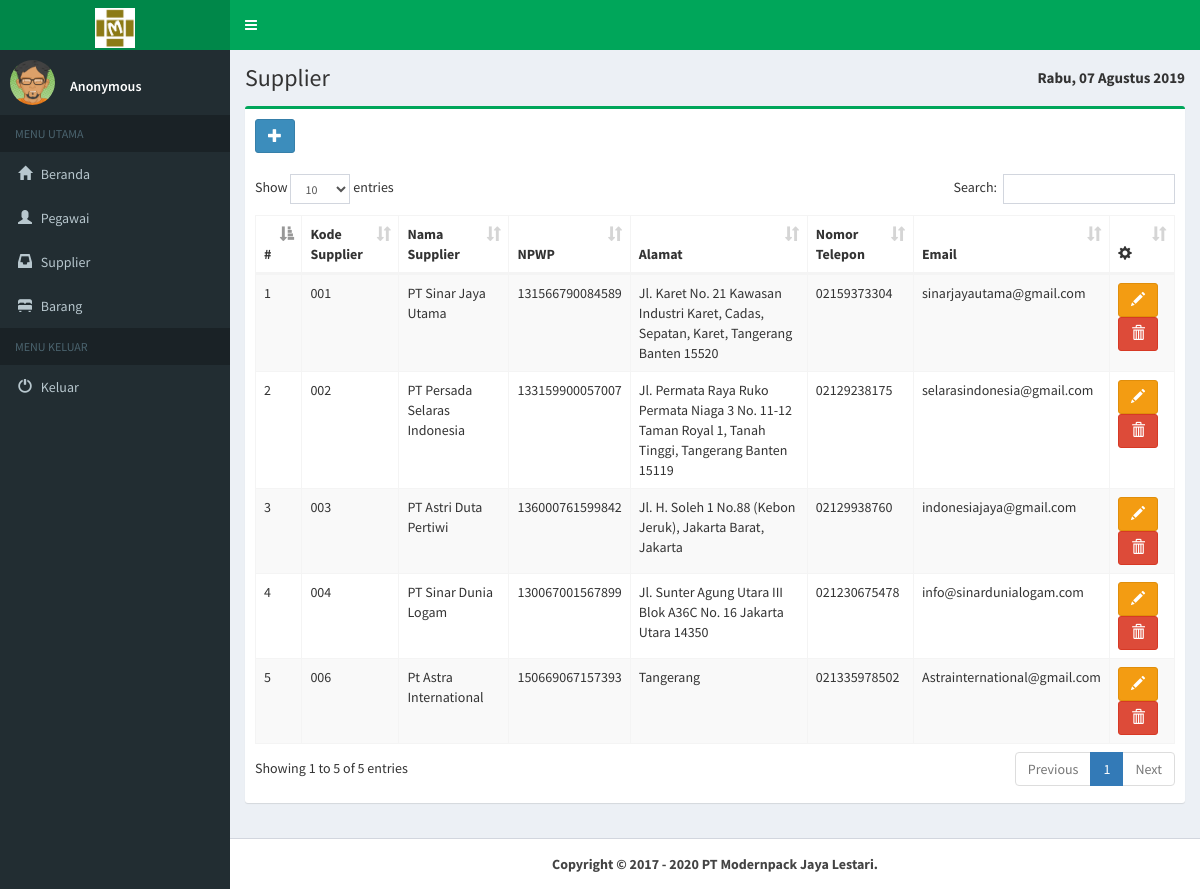
Page /pages/admin/index.php?hal=spl (signed in) on the committed database.
### tables this page shows
CREATE TABLE IF NOT EXISTS `pegawai` (
  `kd_pegawai` char(4) NOT NULL,
  `nm_pegawai` varchar(30) NOT NULL,
  `bagian` varchar(15) DEFAULT NULL,
  `alamat_pegawai` text NOT NULL,
  `no_telp_pegawai` varchar(13) NOT NULL,
  `password` varchar(10) NOT NULL,
  `level` char(1) NOT NULL
);

CREATE TABLE IF NOT EXISTS `supplier` (
  `kd_supplier` char(3) NOT NULL,
  `nm_supplier` varchar(50) NOT NULL,
  `npwp` char(15) NOT NULL,
  `alamat_supplier` text NOT NULL,
  `no_telp_supplier` varchar(13) NOT NULL,
  `email_supplier` varchar(30) NOT NULL
);

### pages/admin/data/supplier/supplier.php (the view, shortened to what this page needs)
<div class="content-wrapper">
  <section class="content-header">
    <h1>
      Supplier
    </h1>
    <ol class="breadcrumb">
      <b><p style="font-size:15px; margin-top:-5px"><?php echo tglIndonesia(date('D, d F Y')); ?></p></b>
    </ol>
  </section>
  <section class="content">
    <div class="box box-success">
      <div class="box-header">
          <h3 class="box-title"><button type="button" class="btn btn-primary" class="btn btn-primary btn-lg" data-toggle="modal" data-target="#tambah"><i class="glyphicon glyphicon-plus"></i></button></h3>
      </div>
      <div class="box-body">
        <div class="row">
          <div class="col-md-8">
          </div>
        </div>
        <table id="example1" class="table table-bordered table-striped">
          <thead>
            <tr>
              <th>#</th>
              <th>Kode Supplier</th>
              <th>Nama Supplier</th>
              <th>NPWP</th>
              <th>Alamat</th>
              <th>Nomor Telepon</th>
              <th>Email</th>
              <th><span class="glyphicon glyphicon-cog"></span></th>
            </tr>
          </thead>
          <tbody>
            <?php
            $query="SELECT * from supplier order by kd_supplier asc";
            $tampil = mysql_query($query);
            $no = 1;
            while ($r = mysql_fetch_array($tampil)) {
              echo "
                  <tr>
                      <td>$no</td>
                      <td>$r[kd_supplier]</td>
                      <td style='text-transform: capitalize;'>$r[nm_supplier]</td>
                      <td>$r[npwp]</td>
                      <td>$r[alamat_supplier]</td>
                      <td>$r[no_telp_supplier]</td>
                      <td>$r[email_supplier]</td>
                      <td> "; ?>
                      <button type="button" class="btn btn-warning" value='<?php echo $r['kd_supplier'];?>' onclick="ubahdata(this.value)" data-toggle="modal" data-target="#ubah"><i class="glyphicon glyphicon-pencil"></i></button>&nbsp;
                      <button type="button" class="btn btn-danger" value='<?php echo $r['kd_supplier'];?>' onclick="hapusdata(this.value)" data-toggle="modal" data-target="#hapus"><i class="glyphicon glyphicon-trash"></i></button>
                      </td>
                  </tr>
                <?php
                $no++;}
            ?>
          </table>
        </div>
    </div>
  </section>
</div>

### pages/admin/header.php (shortened to what this page needs)
<?php
  function tglIndonesia($str){
        $tr   = trim($str);
        $str    = str_replace(array('Sun', 'Mon', 'Tue', 'Wed', 'Thu', 'Fri', 'Sat', 'January', 'February', 'March', 'April', 'May', 'June', 'July', 'August', 'September', 'October', 'November', 'December'), array('Minggu', 'Senin', 'Selasa', 'Rabu', 'Kamis', 'Jum\'at', 'Sabtu', 'Januari', 'Februari', 'Maret', 'April', 'Mei', 'Juni', 'Juli', 'Agustus', 'September', 'Oktober', 'November', 'Desember'), $tr);
        return $str;
    }
?>
<!DOCTYPE html>
<html>
<head>
  <link rel="stylesheet" href="../../bootstrap/css/bootstrap.min.css">
  <link rel="stylesheet" href="https://cdnjs.cloudflare.com/ajax/libs/font-awesome/4.5.0/css/font-awesome.min.css">
  <link rel="stylesheet" href="https://cdnjs.cloudflare.com/ajax/libs/ionicons/2.0.1/css/ionicons.min.css">
  <link rel="stylesheet" href="../../plugins/daterangepicker/daterangepicker.css">
  <link rel="stylesheet" href="../../plugins/datepicker/datepicker3.css">
  <link rel="stylesheet" href="../../plugins/iCheck/all.css">
  <link rel="stylesheet" href="../../plugins/colorpicker/bootstrap-colorpicker.min.css">
  <link rel="stylesheet" href="../../plugins/timepicker/bootstrap-timepicker.min.css">
  <link rel="stylesheet" href="../../plugins/select2/select2.min.css">
  <link rel="stylesheet" href="../../dist/css/AdminLTE.min.css">
  <link rel="stylesheet" href="../../plugins/datatables/dataTables.bootstrap.css">
  <link rel="stylesheet" href="../../dist/css/skins/_all-skins.min.css">
</head>
<body class="hold-transition skin-green sidebar-mini">
<div class="wrapper">
  <header class="main-header">
    <a href="index.php" class="logo">
      <span class="logo-lg"><img src="../../images/logo.png" height="40" width="40"></span>
    </a>
    <nav class="navbar navbar-static-top">
      <a href="#" class="sidebar-toggle" data-toggle="offcanvas" role="button">
      </a>
    </nav>
  </header>
  <aside class="main-sidebar">
    <section class="sidebar">
      <div class="user-panel">
        <div class="pull-left image">
          <img src="../../dist/img/avatar04.png" class="img-circle" alt="User Image">
        </div>
        <div class="pull-left info">
          <?php
            $kd = $_SESSION['kd_pegawai'];
            $sql = "select kd_pegawai,nm_pegawai from pegawai where kd_pegawai='".$kd."'";
            $query = mysql_query($sql);
            while($data = mysql_fetch_array($query)){
              echo  "<br><p>" .$data['nm_pegawai']. "</b></p>";
            }
          ?>
        </div>
      </div>
      <ul class="sidebar-menu">
        <li class="header">MENU UTAMA</li>
        <li><a href="index.php?hal=beranda"><i class="glyphicon glyphicon-home"></i> <span>Beranda</span></a></li>
        <li><a href="index.php?hal=pgw"><i class="glyphicon glyphicon-user"></i>
        <span>Pegawai</span></a></li>
        <li><a href="index.php?hal=spl"><i class="glyphicon glyphicon-inbox"></i>
        <span>Supplier</span></a></li>
        <li><a href="index.php?hal=brg"><i class="glyphicon glyphicon-bed"></i>
        <span>Barang</span></a></li>
        <li class="header">MENU KELUAR</li>
        <li><a href="keluar.php"><i class="glyphicon glyphicon-off"></i> <span>Keluar</span></a></li>
      </ul>
    </section>
  </aside>

### pages/admin/index.php (shortened to what this page needs)
<?php
  include 'header.php';
  if(isset($_GET['hal'])){
      switch($_GET['hal']){
          case 'spl'      : include 'data/supplier/supplier.php'; break;
      }
  }else{
      include 'beranda.php';
  }
  include 'footer.php';
?>

### pages/admin/footer.php (shortened to what this page needs)
  <footer class="main-footer">
    <center> <strong>Copyright &copy; 2017 - 2020 PT Modernpack Jaya Lestari.</strong> </center>
  </footer>
</div>
</body>
</html>

### rows in the picture
pegawai: nm_pegawai "Anonymous"
supplier: kd_supplier "001", nm_supplier "PT Sinar Jaya Utama", npwp "131566790084589", alamat_supplier "Jl. Karet No. 21 Kawasan Industri Karet, Cadas, Sepatan, Karet, Tangerang Banten 15520", no_telp_supplier "02159373304", email_supplier "sinarjayautama@gmail.com"
supplier: kd_supplier "002", nm_supplier "PT Persada Selaras Indonesia", npwp "133159900057007", alamat_supplier "Jl. Permata Raya Ruko Permata Niaga 3 No. 11-12 Taman Royal 1, Tanah Tinggi, Tangerang Banten 15119", no_telp_supplier "02129238175", email_supplier "selarasindonesia@gmail.com"
supplier: kd_supplier "003", nm_supplier "PT Astri Duta Pertiwi", npwp "136000761599842", alamat_supplier "Jl. H. Soleh 1 No.88 (Kebon Jeruk), Jakarta Barat, Jakarta", no_telp_supplier "02129938760", email_supplier "indonesiajaya@gmail.com"
supplier: kd_supplier "004", nm_supplier "PT Sinar Dunia Logam", npwp "130067001567899", alamat_supplier "Jl. Sunter Agung Utara III Blok A36C No. 16 Jakarta Utara 14350", no_telp_supplier "021230675478", email_supplier "info@sinardunialogam.com"
supplier: kd_supplier "006", nm_supplier "Pt Astra International", npwp "150669067157393", alamat_supplier "Tangerang", no_telp_supplier "021335978502", email_supplier "Astrainternational@gmail.com"
